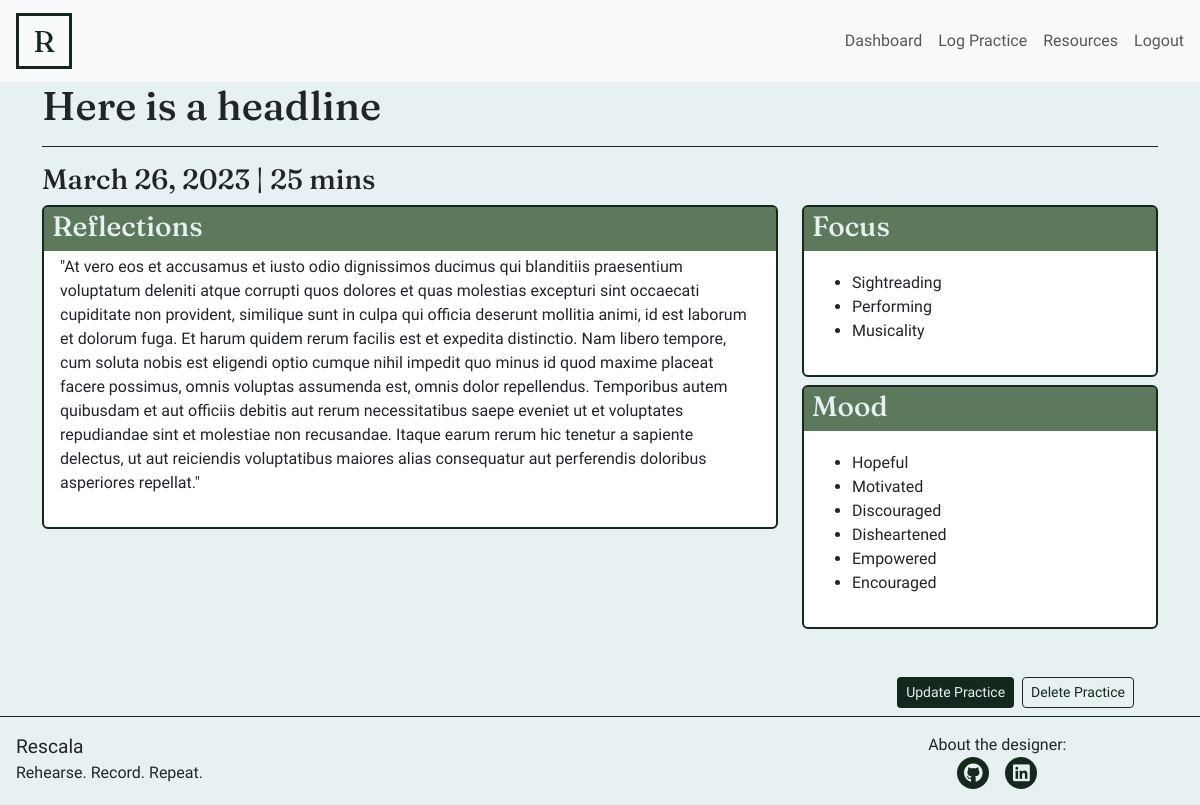
The app's page /practice/56/ (signed in) with its own data.
### practicelog/models.py (models this page shows)
class Session(models.Model):
    user = models.ForeignKey(Profile, on_delete=models.CASCADE, name='user')
    date = models.DateField(validators=[validators.validate_date])
    duration = models.IntegerField(validators=[validators.validate_duration])
    headline = models.CharField(max_length=150)
    focus = models.JSONField(default=list, blank=True)
    moods = models.JSONField(default=list, blank=True)
    summary = models.TextField()

### practicelog/views.py (the view, shortened to what this page needs)
class SessionDetails(LoginRequiredMixin, View):
    def get(self, request, session_id, *args, **kwargs):
        session = get_object_or_404(Session, id=session_id)
        return render(
            request, 'sessiondetails.html',
            {
                "session": session
            }
        )

### templates/sessiondetails.html (shortened to what this page needs)
{% extends "base.html" %}
{% block content %}
<div class="container">
  <div class="row">
    <div class="col">
      <h1>{{session.headline}}</h1>
      <hr />
    </div>
  </div>
  <div class="row">
    <div class="col-md-12">
        <h3>
          {{session.date}} |
          {{session.duration}} mins
        </h3>
    </div>
  </div>
    <div class="row">
      <div class="col-md-8 mb-2">
        <div class="card dashboard-card">
          <div class="card-body">
            <div class="dashboard-title">
              <h3>Reflections</h3>
            </div>
            <div class="dashboard-content">
              <p>
                {{session.summary|linebreaksbr }}
              </p>
            </div>
          </div>
        </div>
      </div>
      <div class="col-md-4">
        <div class="card dashboard-card mb-2">
          <div class="card-body">
            <div class="dashboard-title">
              <h3>Focus</h3>
            </div>
            <div class="dashboard-content">
              <p>
                {% if session.focus %}
                <ul>
                  {% for focus in session.focus%}
                  <li>{{focus | title }}</li>
                  {% endfor %}
                </ul>
                {% else %}
                <div>No focus was logged for this session</div>
                {% endif %}
                </p>
            </div>
          </div>
        </div>
        <div class="card dashboard-card">
          <div class="card-body">
            <div class="dashboard-title">
              <h3>Mood</h3>
            </div>
            <div class="dashboard-content">
              <p>
                {% if session.moods %}
                <ul>
                  {% for mood in session.moods%}
                  <li>{{mood | title }}</li>
                  {% endfor %}
                </ul>
                {% else %}
                <div>No moods were logged for this session</div>
                {% endif %}
                </p>
            </div>
          </div>
        </div>
  </div>
  <div class="row pt-5 mb-2">
    <div class="col-md-12 d-flex justify-content-md-end justify-content-center">
      <a class="btn btn-sm btn-very-dark me-1" href="{% url 'edit_session' session.id %}">Update Practice</a>
      <button type="button" class="btn btn-dark btn-sm ms-1" data-toggle="modal" data-target="#deleteSessionModal">
        Delete Practice
      </button>
    </div>
  </div>
</div>
{% endblock %}

### static/css/style.css (style rules this page uses)
body { font-family: 'Work Sans', Courier, monospace; background-color: #E8F1F2; accent-color: #355834; display: flex; flex-direction: column; height: 100vh; font-weight: 300; }
hr { border-top: #14281D 1px solid; opacity: 1; }
h1, h2, h3 { font-family: 'Fraunces', Courier, monospace; }
a { text-decoration: none; color: #14281D; }
.btn-very-dark { color: #E8F1F2; background-color: #14281D; }
.btn-dark { color: #14281D; background-color: #E8F1F2; }
.dashboard-card { position: relative; }
.dashboard-card .dashboard-title { width: 100%; color: #E8F1F2; background-color: rgba(53,88,52,0.8); position: absolute; top: 0; left: 0; margin-bottom: 2rem; padding-top: 0.2rem; padding-left: 0.5rem; }
.dashboard-content { padding-top: 2rem; }
.card { border: 2px solid #14281D; }

### records on screen
Session: headline "Here is a headline", date "March 26, 2023", duration "25", summary "\"At vero eos et accusamus et iusto odio dignissimos ducimus qui blanditiis praesentium voluptatum deleniti atque corrupti quos dolores et quas molestias excepturi sint occaecati cupiditate non provident, similique sunt in culpa qui officia deserunt mollitia animi, id est laborum et dolorum fuga. Et harum quidem rerum facilis est et expedita distinctio. Nam libero tempore, cum soluta nobis est eligendi optio cumque nihil impedit quo minus id quod maxime placeat facere possimus, omnis voluptas assumenda est, omnis dolor repellendus. Temporibus autem quibusdam et aut officiis debitis aut rerum necessitatibus saepe eveniet ut et voluptates repudiandae sint et molestiae non recusandae. Itaque…"

### other values on screen
{{ focus | title }} "Sightreading" "Performing" "Musicality"
{{ mood | title }} "Hopeful" "Motivated" "Discouraged" "Disheartened" "Empowered" "Encouraged"
